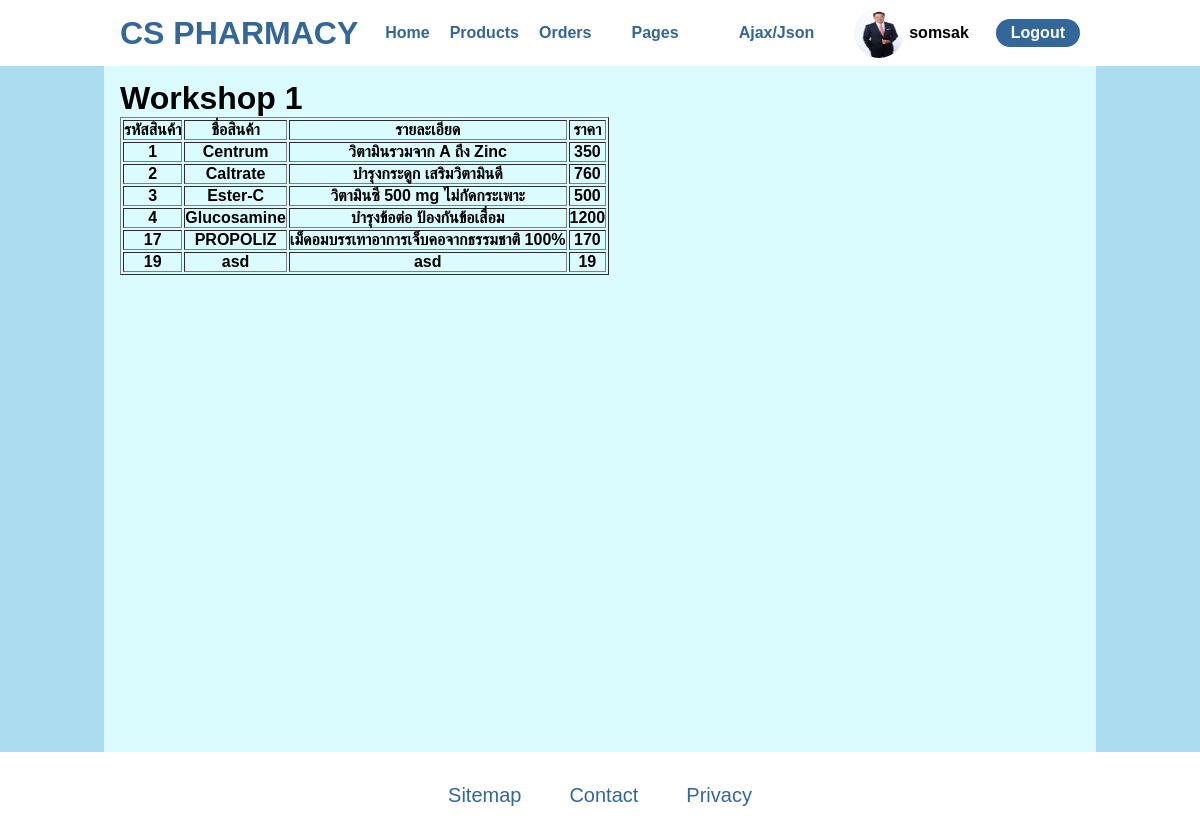
The app's page /ws1.php (signed in) with its own data.
### tables this page shows
CREATE TABLE `product` (
  `pid` int(13) NOT NULL,
  `pname` varchar(255) NOT NULL,
  `pdetail` text NOT NULL,
  `price` int(4) NOT NULL,
  `remain` int(11) NOT NULL DEFAULT 1
);

### ws1.php (the view, shortened to what this page needs)
<?php include "php/connect.php" ?>
<!DOCTYPE html>
<html>
    <head>
        <link href="styles/styles.css" rel="stylesheet" type="text/css" />
    </head>
    <body>
        <?php include "components/navbar.php"; ?>
        <main>
            <h1>Workshop 1</h1>
            <?php
                $stmt = $pdo->prepare("SELECT * FROM product");
                $stmt->execute();
                echo "<table border='1' class='center'><tr><th>รหัสสินค้า</th><th>ชื่อสินค้า</th><th>รายละเอียด</th><th>ราคา </th></tr>";
                while ($row = $stmt->fetch()) {
                    echo "<tr><th>" .
                        $row ["pid"] . "</th><th>" .
                        $row ["pname"] ."</th><th>" .
                        $row ["pdetail"] . "</th><th>" .
                        $row ["price"] . "</th></tr>";
                }
                echo "</table>"
            ?>
        </main>
        <?php include "components/footer.php"; ?>
    </body>
</html>

### styles/styles.css (style rules this page uses)
* { margin: 0; padding: 0; }
html, body { font-family: sans-serif; background-color: #acdcf0; }
main { margin: 3rem auto 0; padding: 2rem 1rem; min-height: 80vh; width: 90%; background-color: #dafcff; }
@media only screen and (min-width: 1024px) { main { width: 80%; } }

### records on screen
product: pid "1", pname "Centrum", pdetail "วิตามินรวมจาก A ถึง Zinc", price "350"
product: pid "2", pname "Caltrate", pdetail "บำรุงกระดูก เสริมวิตามินดี", price "760"
product: pid "3", pname "Ester-C", pdetail "วิตามินซี 500 mg ไม่กัดกระเพาะ", price "500"
product: pid "4", pname "Glucosamine", pdetail "บำรุงข้อต่อ ป้องกันข้อเสื่อม", price "1200"
product: pid "17", pname "PROPOLIZ", pdetail "เม็ดอมบรรเทาอาการเจ็บคอจากธรรมชาติ 100%", price "170"
product: pid "19", pname "asd", pdetail "asd", price "19"

### other values on screen
$_SESSION["username"] "somsak"
